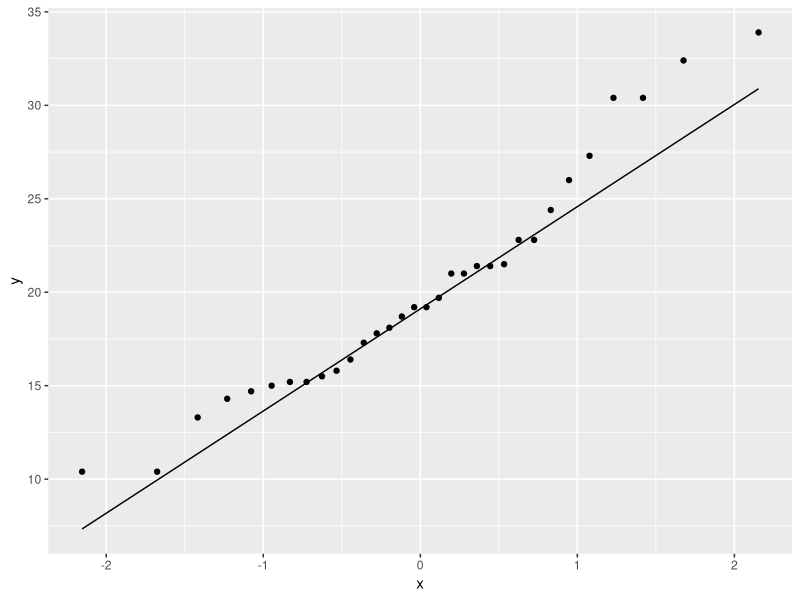

This chart was generated by the following R code:
## ---- chunk 1
library(ggplot2)
npp <- ggplot(data = mtcars, aes(sample=mpg)) +
  stat_qq() + stat_qq_line()
npp
## ---- chunk 2
CI <- function(data, confidence_level) {
  a <- c(mean(data)-qt(.90, df=length(data)-1)*sd(data)/sqrt(length(data)), mean(data)+qt(.90, df=length(data)-1)*sd(data)/sqrt(length(data)))
  return(a)
}

CI(mtcars$mpg)
## ---- chunk 3
mpg <- mtcars$mpg
cyl <- mtcars$cyl
pvalueformean<-function(vector, mu, alternative= c("two-sided", "less", "greater", confint(level = .95))){
    st<-sqrt(length(vector))*(mean(vector)-mu)/sd(vector)
    pt(st, df=length(vector))   
}

c <- c(mpg[cyl=="8"])
pvalueformean(c, mu=20)

